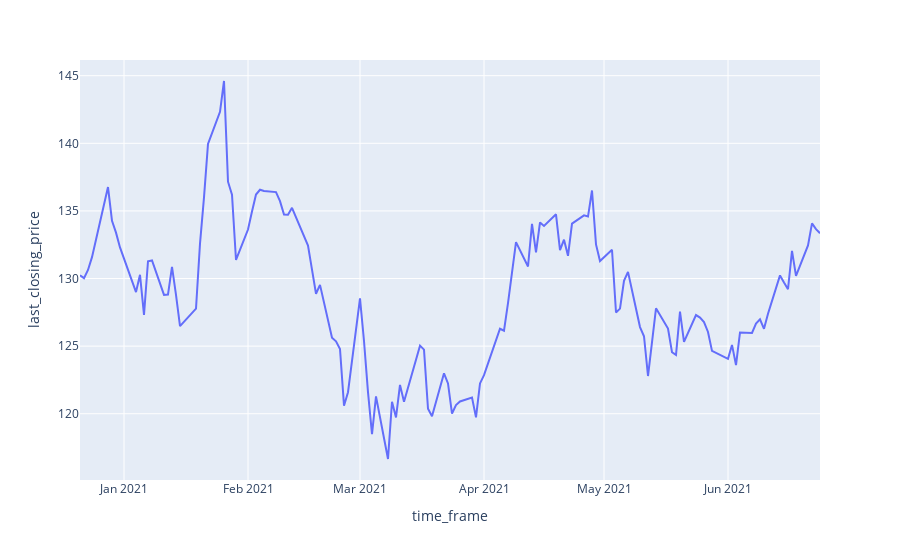

Here is the notebook cell this chart was saved with:
### Code cell
#  How <ticker> price changed over time?
query = """
SELECT symbol, time_bucket('12 hours', stock_datetime) AS time_frame, last(price_close, stock_datetime) AS last_closing_price
FROM stocks_new
WHERE symbol = 'AAPL'
GROUP BY time_frame, symbol
ORDER BY time_frame
"""

df = pd.read_sql(query, conn)

figure = px.line(df, x='time_frame', y='last_closing_price')
figure.show()
